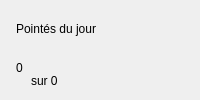
                            <widget class="QFrame" name="kpiPresentCard">
                              <property name="card" stdset="0">
                                <bool>true</bool>
                              </property>
                              <property name="minimumSize">
                                <size>
                                  <width>0</width>
                                  <height>88</height>
                                </size>
                              </property>
                              <layout class="QVBoxLayout" name="kpiPresentLayout">
                                <property name="leftMargin">
                                  <number>16</number>
                                </property>
                                <property name="topMargin">
                                  <number>14</number>
                                </property>
                                <property name="rightMargin">
                                  <number>16</number>
                                </property>
                                <property name="bottomMargin">
                                  <number>12</number>
                                </property>
                                <property name="spacing">
                                  <number>4</number>
                                </property>
                                <item>
                                  <layout class="QHBoxLayout" name="kpiPresentHead">
                                    <property name="leftMargin">
                                      <number>0</number>
                                    </property>
                                    <property name="topMargin">
                                      <number>0</number>
                                    </property>
                                    <property name="rightMargin">
                                      <number>0</number>
                                    </property>
                                    <property name="bottomMargin">
                                      <number>0</number>
                                    </property>
                                    <property name="spacing">
                                      <number>6</number>
                                    </property>
                                    <item>
                                      <widget class="QLabel" name="kpiPresentTitle">
                                        <property name="text">
                                          <string>Pointés du jour</string>
                                        </property>
                                        <property name="muted" stdset="0">
                                          <bool>true</bool>
                                        </property>
                                      </widget>
                                    </item>
                                    <item>
                                      <spacer name="kpiPresentSp">
                                        <property name="orientation">
                                          <enum>Qt::Horizontal</enum>
                                        </property>
                                        <property name="sizeHint">
                                          <size>
                                            <width>20</width>
                                            <height>10</height>
                                          </size>
                                        </property>
                                      </spacer>
                                    </item>
                                    <item>
                                      <widget class="QLabel" name="kpiPresentIcon">
                                        <property name="text">
                                          <string/>
                                        </property>
                                        <property name="iconbox" stdset="0">
                                          <bool>true</bool>
                                        </property>
                                        <property name="minimumSize">
                                          <size>
                                            <width>30</width>
                                            <height>30</height>
                                          </size>
                                        </property>
                                        <property name="maximumSize">
                                          <size>
                                            <width>30</width>
                                            <height>30</height>
                                          </size>
                                        </property>
                                        <property name="alignment">
                                          <set>Qt::AlignCenter</set>
                                        </property>
                                      </widget>
                                    </item>
                                  </layout>
                                </item>
                                <item>
                                  <layout class="QHBoxLayout" name="kpiPresentRow">
                                    <property name="leftMargin">
                                      <number>0</number>
                                    </property>
                                    <property name="topMargin">
                                      <number>0</number>
                                    </property>
                                    <property name="rightMargin">
                                      <number>0</number>
                                    </property>
                                    <property name="bottomMargin">
                                      <number>0</number>
                                    </property>
                                    <property name="spacing">
                                      <number>8</number>
                                    </property>
                                    <item>
                                      <widget class="QLabel" name="kpiPresentValue">
                                        <property name="text">
                                          <string>0</string>
                                        </property>
                                        <property name="kpi" stdset="0">
                                          <bool>true</bool>
                                        </property>
                                      </widget>
                                    </item>
                                    <item>
                                      <widget class="QLabel" name="kpiPresentSub">
                                        <property name="text">
                                          <string>sur 0</string>
                                        </property>
                                        <property name="muted" stdset="0">
                                          <bool>true</bool>
                                        </property>
                                        <property name="alignment">
                                          <set>Qt::AlignLeft|Qt::AlignBottom</set>
                                        </property>
                                      </widget>
                                    </item>
                                    <item>
                                      <spacer name="kpiPresentSp2">
                                        <property name="orientation">
                                          <enum>Qt::Horizontal</enum>
                                        </property>
                                        <property name="sizeHint">
                                          <size>
                                            <width>20</width>
                                            <height>10</height>
                                          </size>
                                        </property>
                                      </spacer>
                                    </item>
                                  </layout>
                                </item>
                              </layout>
                            </widget>
